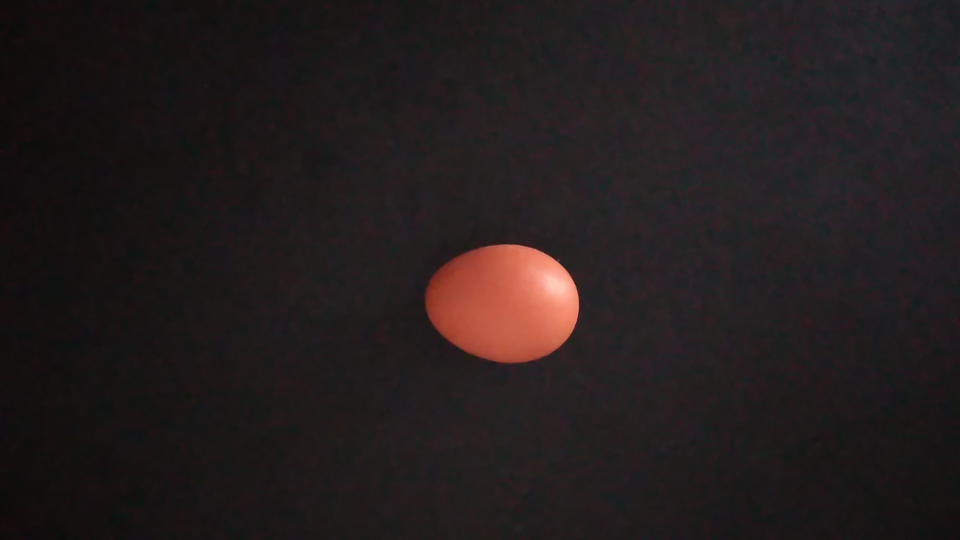
#> input picture pict-telur/100.jpg, 1920 x 1080 px, found by its file name (shown at 1/2 size)
$ jupyter execute Ekstraksi_ciri.ipynb
#> lines starting #> are read from the running program, lines starting #| are printed output that depends on the picture; after the words box and inside, x2 and y2 are one past the last pixel; in counts of white or black regions, pixels touching at a corner belong together
<a href="https://colab.research.google.com/github/alfianpr/perhitungan-volume-objek-simetri/blob/main/Ekstraksi_ciri.ipynb" target="_parent"></a>

#Perhitungan jumlah pixel (Luasan)
1. Mengonversi RGB ke Grayscale
2. Gaussian Filtering dan Otsu thresholding (Image segmentation)
3. Morfologi erosi dan dilatasi
4. Perhitungan jumlah pixel

[cell 1]
#Load library-library yang dibutuhkan
import cv2 as cv
import numpy as np
import matplotlib.pyplot as plt
from google.colab.patches import cv2_imshow

#Menginput gambar dan mengonversi dari RGB ke Grayscale
img = cv.imread('/content/100.jpg', 0)
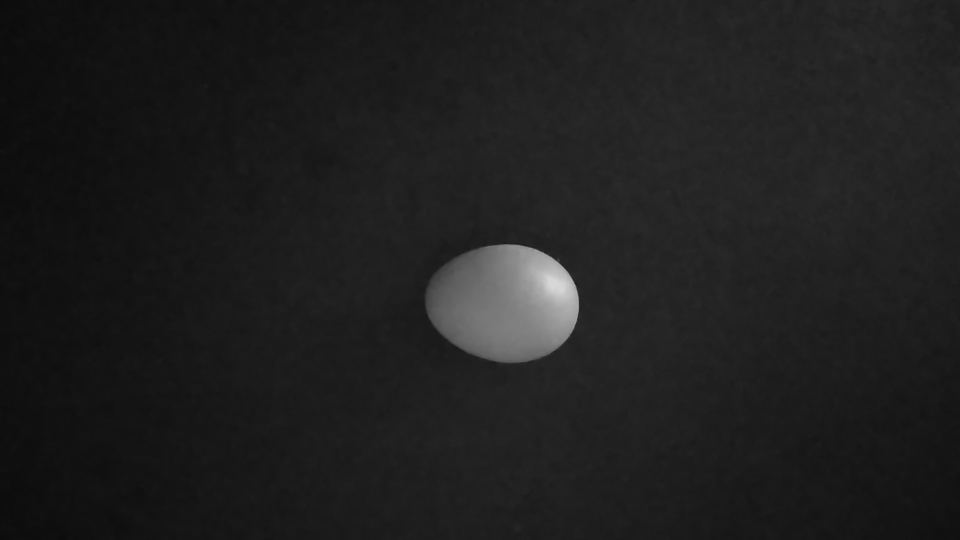
#> img: shape (1080, 1920) (shown at 1/2 size); min 10, max 217, mean 30.8

plt.imshow(img, cmap="gray")
plt.show

[cell 2]
#Melakukan Thresholding untuk mengonversi citra ke dalam bentuk binner

# global thresholding
ret1,th1 = cv.threshold(img,215,255,cv.THRESH_BINARY)
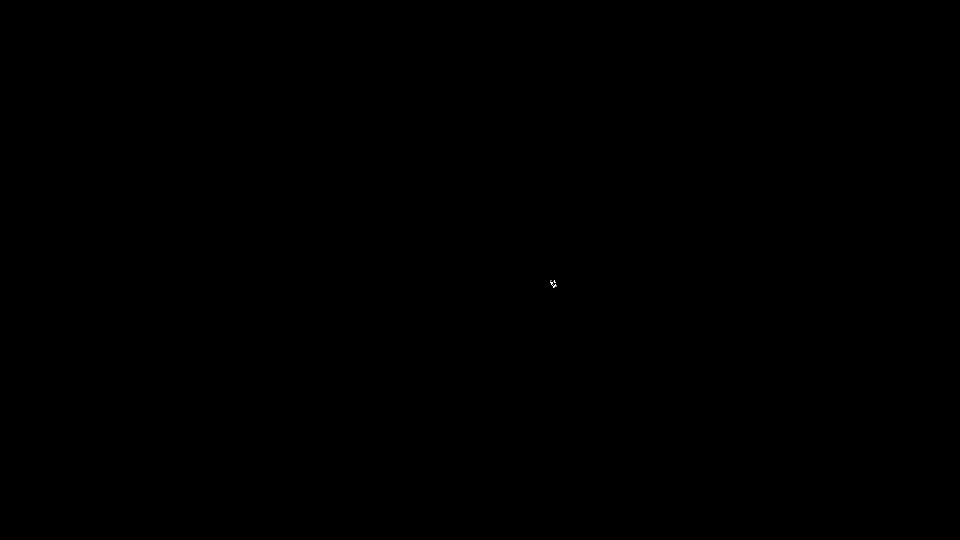
#> th1: shape (1080, 1920) (shown at 1/2 size); 0% white in thin lines or dots, all inside (x1, y1, x2, y2) = (1101, 561, 1113, 575)
# Otsu's thresholding
ret2,th2 = cv.threshold(img,0,255,cv.THRESH_BINARY+cv.THRESH_OTSU)
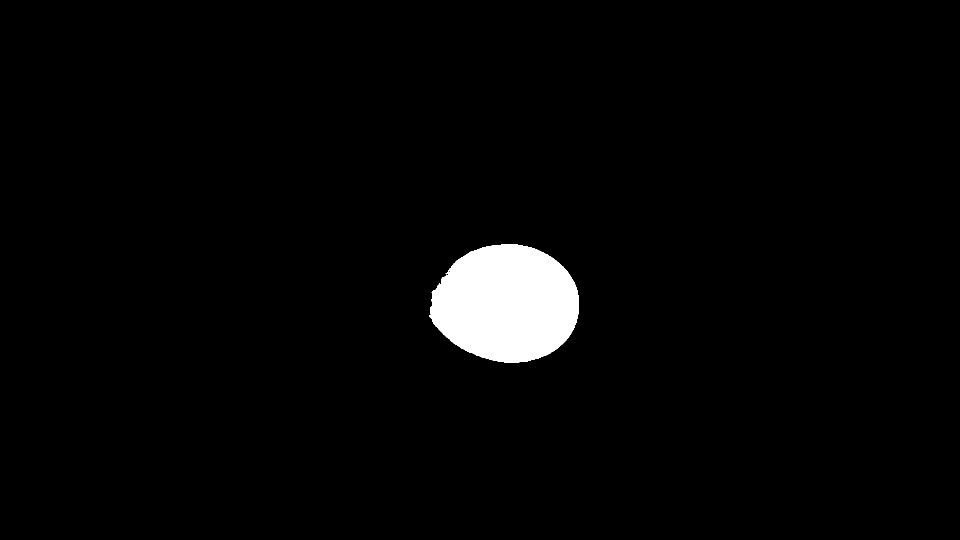
#> th2: shape (1080, 1920) (shown at 1/2 size); 2.6% white; 1 white region, box (x1, y1, x2, y2) and area: (858, 488, 1158, 725) 54536
#> ret2 = 77
# Otsu's thresholding setelah Gaussian filtering
blur = cv.GaussianBlur(img,(5,5),0)
ret3,th3 = cv.threshold(blur,0,255,cv.THRESH_BINARY+cv.THRESH_OTSU)
#> th3: shape (1080, 1920); 2.6% white; 1 white region, box (x1, y1, x2, y2) and area: (858, 488, 1158, 725) 54493
#> ret3 = 77
# Menampilkan semua hasil Threshold Otsu
images = [img, 0, th1,
          img, 0, th2,
          blur, 0, th3]
titles = ['Citra asli','0','Global Thresholding (v=custom)',
          'Citra asli','0',"Otsu's Thresholding",
          'Filter Gaussian','0',"Otsu's Thresholding"]
for i in range(3):
    plt.subplot(3,3,i*3+1),plt.imshow(images[i*3],'gray')
    plt.title(titles[i*3]), plt.xticks([]), plt.yticks([])
    plt.subplot(3,3,i*3+3),plt.imshow(images[i*3+2],'gray')
    plt.title(titles[i*3+2]), plt.xticks([]), plt.yticks([])
plt.show()

[cell 3]
#Melakukan Open Morphology untuk menghilangkan noise
kernel = np.ones((5,5),np.uint8)
opening = cv.morphologyEx(th3, cv.MORPH_OPEN, kernel)
#> opening: shape (1080, 1920); 2.6% white; 1 white region, box (x1, y1, x2, y2) and area: (861, 489, 1158, 725) 54478
plt.imshow(opening, cmap="gray")
plt.show()

[cell 4]
#Jumlah pixel hitam setelah filter gaussian
Jumlah_Pixel_Hitam = np.sum(opening == 0)
#> Jumlah_Pixel_Hitam = 2019122
Jumlah_Pixel_Putih = np.sum(opening == 255)
#> Jumlah_Pixel_Putih = 54478
print("Jumlah Pixel Hitam : ", Jumlah_Pixel_Hitam)
#| Jumlah Pixel Hitam :  2019122
print("Jumlah Pixel Putih : ", Jumlah_Pixel_Putih)
#| Jumlah Pixel Putih :  54478
